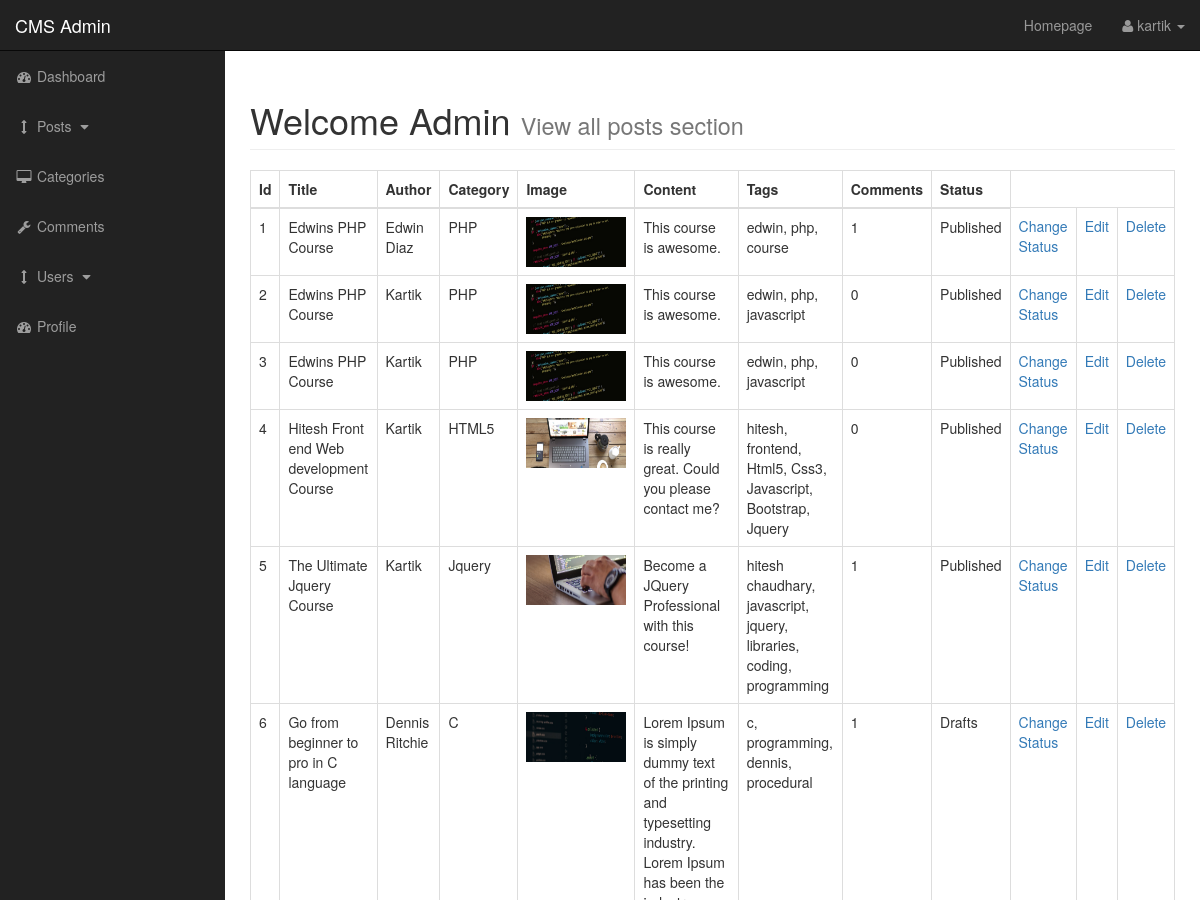
Before: /admin/view_all_posts.php (signed in, upper part) with the older database file.
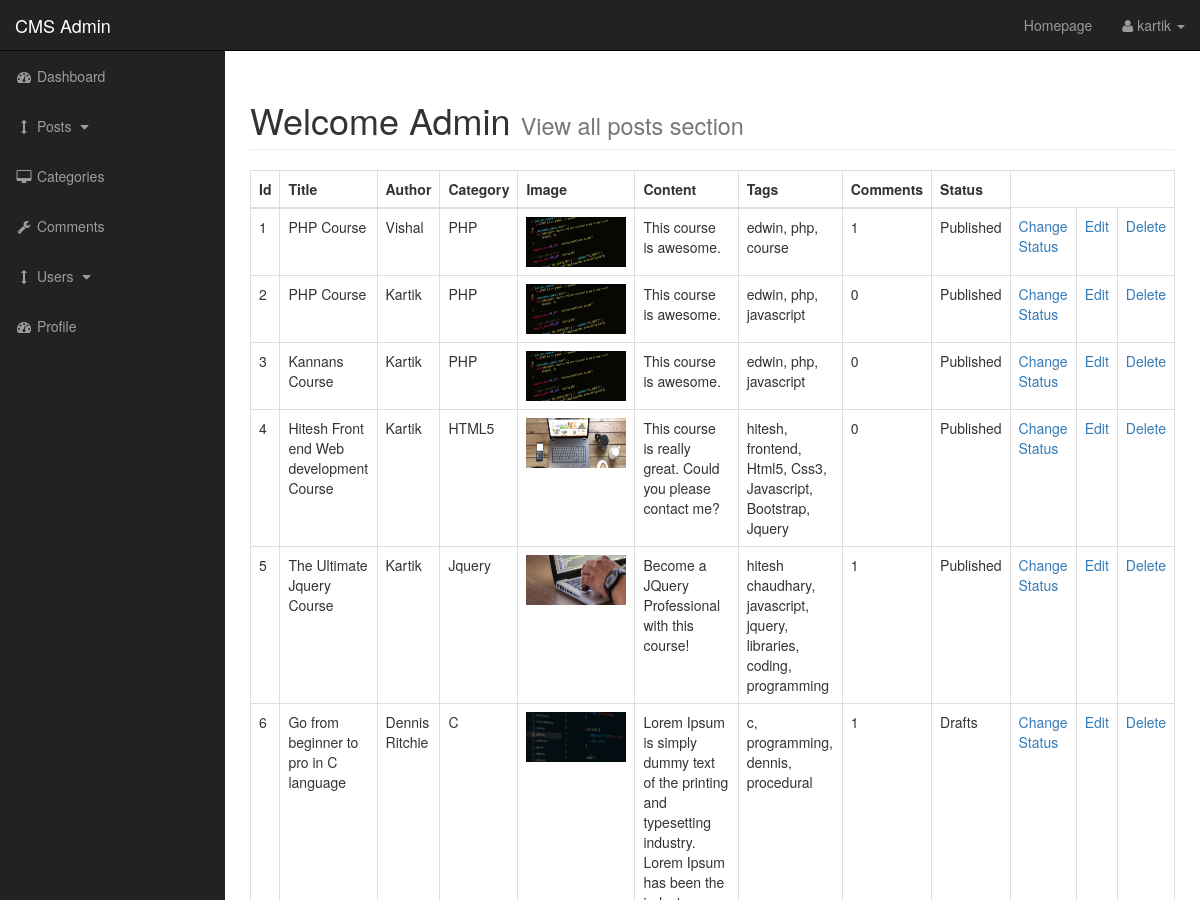
After: the same page with the newer database file.
### tables this page shows
CREATE TABLE `posts` (
  `post_id` int(3) NOT NULL,
  `post_category_title` varchar(255) NOT NULL,
  `post_title` varchar(255) NOT NULL,
  `post_author` varchar(255) NOT NULL,
  `post_date` date NOT NULL,
  `post_image` text NOT NULL,
  `post_content` text NOT NULL,
  `post_tags` varchar(255) NOT NULL,
  `post_comment_count` int(15) NOT NULL,
  `post_status` varchar(255) NOT NULL DEFAULT 'draft'
);

### admin/view_all_posts.php (the view, shortened to what this page needs)
<?php include "includes/admin_header.php" ?>
<body>
    <div id="wrapper">
        <?php include "includes/admin_navigation.php" ?>
        <div id="page-wrapper">
            <div class="container-fluid">
                <div class="row">
                    <div class="col-lg-12">
                        <h1 class="page-header">
                            Welcome Admin
                            <small>View all posts section</small>
                        </h1>
                    </div>
                </div>
                <table class="table table-bordered table-hover">
                      <thead class="thead-dark">
                        <tr>
                          <th scope="col">Id</th>
                          <th scope="col">Title</th>
                          <th scope="col">Author</th>
                          <th scope="col">Category</th>
                          <th scope="col">Image</th>
                          <th scope="col">Content</th>
                          <th scope="col">Tags</th>
                          <th scope="col">Comments</th>
                          <th scope="col">Status</th>
                        </tr>
                      </thead>
                      <tbody>
<?php
    $view_all_posts = "SELECT * FROM posts";
    $query_result = mysqli_query($connection, $view_all_posts);
    while($row = mysqli_fetch_assoc($query_result)) {
        $post_id = $row['post_id'];
        $post_category_title = $row['post_category_title'];
        $post_title = $row['post_title'];
        $post_author = $row['post_author'];
        $post_image = $row['post_image'];
        $post_content = $row['post_content'];
        $post_tags = $row['post_tags'];
        $post_comment_count = $row['post_comment_count'];
        $post_status = $row['post_status'];
?>
                      <tr>
                          <td><?php echo $post_id; ?></td>
                          <td><?php echo $post_title; ?></td>
                          <td><?php echo $post_author; ?></td>
                          <td><?php echo $post_category_title; ?></td>
                          <td><img src="../images/<?php echo $post_image; ?>" alt="image" width="100" height="50"></td>
                          <td><?php echo $post_content; ?></td>
                          <td><?php echo $post_tags; ?></td>
                          <td><?php echo $post_comment_count; ?></td>
                          <td><?php echo $post_status; ?></td>
                          <td><a href="view_all_posts.php?change_status=<?php echo $post_id ?>">Change Status</a></td>
                          <td><a href="edit_post.php?source=<?php echo $post_id; ?>&post_category_title=<?php echo $post_category_title ?>">Edit</a></td>
                          <td><a href="view_all_posts.php?delete=<?php echo $post_id ?>">Delete</a></td>
                      </tr>
<?php
    }
?>
                      </tbody>
                </table>
            </div>
        </div>
<?php include "includes/admin_footer.php"?>

### admin/includes/admin_navigation.php (shortened to what this page needs)
<nav class="navbar navbar-inverse navbar-fixed-top" role="navigation">
    <div class="navbar-header">
        <a class="navbar-brand" href="admin_index.php">CMS Admin</a>
    </div>
    <ul class="nav navbar-right top-nav">
       <li><a href="../index.php">Homepage</a></li>
        <li class="dropdown">
            <a href="#" class="dropdown-toggle" data-toggle="dropdown"><i class="fa fa-user"></i> <?php echo $_SESSION['username']; ?> <b class="caret"></b></a>
        </li>
    </ul>
    <div class="collapse navbar-collapse navbar-ex1-collapse">
        <ul class="nav navbar-nav side-nav">
            <li>
                <a href="admin_index.php"><i class="fa fa-fw fa-dashboard"></i> Dashboard</a>
            </li>
            <li>
                <a href="javascript:;" data-toggle="collapse" data-target="#posts"><i class="fa fa-fw fa-arrows-v"></i> Posts <i class="fa fa-fw fa-caret-down"></i></a>
            </li>
            <li>
                <a href="categories.php"><i class="fa fa-fw fa-desktop"></i> Categories</a>
            </li>
            <li>
                <a href="comments.php"><i class="fa fa-fw fa-wrench"></i> Comments</a>
            </li>
            <li>
                <a href="javascript:;" data-toggle="collapse" data-target="#users"><i class="fa fa-fw fa-arrows-v"></i> Users <i class="fa fa-fw fa-caret-down"></i></a>
            </li>
            <li>
                <a href="profile.php"><i class="fa fa-fw fa-dashboard"></i> Profile</a>
            </li>
        </ul>
    </div>
</nav>

Changed rows visible on the page:
changed posts "edwin, php, course": post_title "Edwins PHP Course" → "PHP Course"; post_author "Edwin Diaz" → "Vishal"
changed posts id 2: post_title "Edwins PHP Course" → "PHP Course"
changed posts id 3: post_title "Edwins PHP Course" → "Kannans Course"
